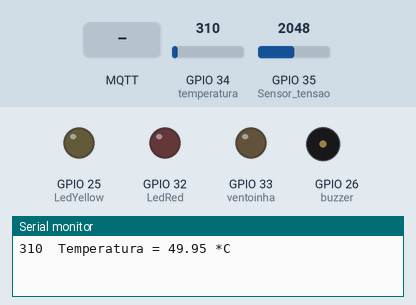
The sketch below on a simulated ESP32. Shown: output pins drawn as LEDs (lit = HIGH), buzzer (waves = sounding, pin HIGH), the last lines printed to the serial monitor. Inputs (shaded band) come from the test bench; at power-on: GPIO 34 (temperatura) = 310, GPIO 35 (Sensor_tensao) = 2048. No MQTT or app messages arrive unless stated.

Above: at 0.07 s.
At 2.4 s:
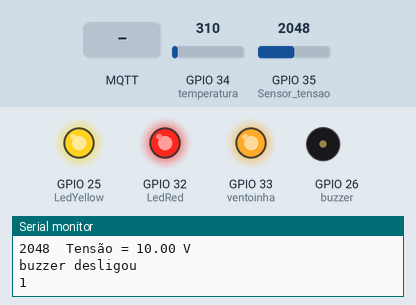
2.5 s: MQTT message "buzz" arrives on the first subscribed topic
Timing chart, 0 to 5.5 s (numbered marks = the images above; inputs shaded):
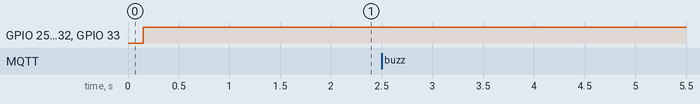

The sketch:

monitor.ino
```cpp
#include <ArduinoJson.h>
#include "EspMQTTClient.h"

//variáveis para Json
char json_temp[100];
char json_tensao[100];
char json_vent[100];

//pinos de entrada e saída
const int temperatura = 34;
const int Sensor_tensao = 35;
const int ventoinha = 33;
const int buzzer = 26;
const int LedRed = 32;
const int LedYellow = 25;

  //variáveis internas ---------------------------------
  //Definindo os valores iniciais

  float temp = 0;
  int ADCLido = 0;

  float tensao = 0;
  int tensao_Lida = 0;

  int inc_buzz = 0;
  bool buzz = false;
  int vent = 0;

  // ---------------------------------------------------

  // Realizando a conexão com o servidor
EspMQTTClient client
(
  "FIESC_IOT", //nome da rede Wi-Fi
  "C6qnM4ag81", //senha da rede Wi-Fi
  "mqtt.tago.io",  // MQTT Broker server ip padrão da tago
  "Token",   // username
  "4b72c5e7-a000-4cfa-828c-34b9efd20f14",   // Código do Token
  "DISP_SA",     // Nome do cliente que identifica exclusivamente seu dispositivo
  1883              // Porta MQTT, o padrão é 1883. esta linha pode ser omitida
);

void setup() {
  Serial.begin(9600);
  pinMode(buzzer, OUTPUT);
  pinMode(LedRed, OUTPUT);
  pinMode(LedYellow, OUTPUT);
  pinMode(ventoinha, OUTPUT);
}

void leitura_sinais()
{
  ADCLido = analogRead(temperatura);
  Serial.print(ADCLido);
  digitalWrite(buzzer, LOW); //desaciona o buzzer
  delay(150);
  temp = (float)ADCLido * (3300.0/2048.0)/10.0;

  Serial.print("  Temperatura = "); //mostra valor na tela
  Serial.print(temp);
  Serial.println(" *C");

  tensao_Lida = analogRead(Sensor_tensao);
  Serial.print(tensao_Lida);
  tensao = (float)tensao_Lida * 5.0 / 1024.0; //
  Serial.print("  Tensão = "); //mostra valor na tela
  Serial.print(tensao);
  Serial.println(" V");
}

void verifica_sinais()
{
  if(temp > 25 && tensao >= 0.4) {
    digitalWrite(LedRed, HIGH);  //aciona o led
    digitalWrite(LedYellow, HIGH);
    digitalWrite(ventoinha, HIGH);
  }else if(temp > 20){
    digitalWrite(LedRed, HIGH);  //aciona o led
    digitalWrite(ventoinha, HIGH);
  } else if (tensao >= 4) {
    digitalWrite(LedYellow, HIGH);
    digitalWrite(ventoinha, HIGH);
  } else {
    digitalWrite(LedRed, LOW);  //desaciona o led
    digitalWrite(LedYellow, LOW);
    digitalWrite(ventoinha, LOW);
  }
  delay(500);

  if(buzz != false && (tensao >= 0.4 || temp > 20)){
    digitalWrite(buzzer, HIGH); //aciona o buzzer
    Serial.println("buzzer ligou");
  } else {
    digitalWrite(buzzer, LOW); //desaciona o buzzer
    Serial.println("buzzer desligou");
  }
}

void converte_json()
{
  StaticJsonDocument<300> sjson_temp;
  StaticJsonDocument<300> sjson_tensao;
  StaticJsonDocument<300> sjson_vent;

  sjson_temp["variable"] = "temperatura";
  sjson_temp["value"] = temp;
  serializeJson(sjson_temp, json_temp);

  sjson_tensao["variable"] = "tensao";
  sjson_tensao["value"] = tensao;
  serializeJson(sjson_tensao, json_tensao);

  sjson_vent["variable"] = "vent";
  Serial.println(digitalRead(ventoinha));
  if(digitalRead(ventoinha) == HIGH){
    sjson_vent["value"] = "ON";
  } else {
    sjson_vent["value"] = "OFF";
  }
  serializeJson(sjson_vent, json_vent);
}

void envia_msg()
{
  client.publish("node/var", json_temp); // You can activate the retain flag by setting the third parameter to true
  client.publish("node/var", json_tensao); // You can activate the retain flag by setting the third parameter to true
  client.publish("node/var", json_vent); // You can activate the retain flag by setting the third parameter to true
}

void loop() {
  leitura_sinais();
  verifica_sinais();
  converte_json();
  envia_msg();

  delay(1000);

  client.loop();
}


void processa_msg(const String payload)
{
  StaticJsonDocument<300> msg;

  DeserializationError err = deserializeJson(msg, payload);
  if (err) {
    Serial.print(F("deserializeJson() failed with code "));
    Serial.println(err.f_str());
  }
  String var = msg["variable"];
  if(var == "buzz")
  {
    String val = msg["value"];
    int var = val.toInt();
    if(var == 1) {
      buzz = true;
      Serial.println("BUZZER ON");
    } else {
      buzz = false;
      digitalWrite(buzzer, LOW);
      Serial.println("BUZZER OFF");
    }
  }
}

// This function is called once everything is connected (Wifi and MQTT)
// WARNING : YOU MUST IMPLEMENT IT IF YOU USE EspMQTTClient
void onConnectionEstablished()
{
   client.subscribe("node/envia", [] (const String &payload)  {
   // Serial.println(payload);
   processa_msg(payload);
  });
}
```
